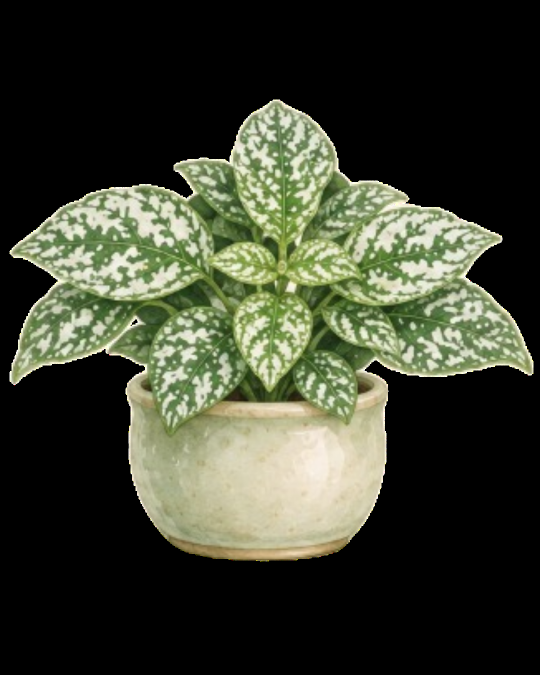
#> input picture frontend/src/assets/cebollita.png, 1080 x 1350 px (shown at 1/2 size)
$ python generar_planta.py
#> lines starting #> are read from the running program, lines starting #| are printed output that depends on the picture; after the words box and inside, x2 and y2 are one past the last pixel; in counts of white or black regions, pixels touching at a corner belong together
#> in main, img is the input picture: shape (1350, 1080, 4); mean B, G, R, A 47.4, 62.9, 59, 90.4
"""Genera las variantes de Cebollita segun el estado que estima el modelo.

A partir de src/assets/cebollita.png (la ilustracion original) deforma las hojas
y cambia el color para obtener las cuatro versiones que usa la pagina:

    bien, luz, agua, mal  ->  src/assets/plant/<estado>.webp

Uso (necesita pillow, numpy y opencv-python-headless):
    python scripts/generar_planta.py
"""

from pathlib import Path

import cv2
import numpy as np

ROOT = Path(__file__).resolve().parent.parent
SRC = ROOT / "src" / "assets" / "cebollita.png"
OUT = ROOT / "src" / "assets" / "plant"

POT_TOP = 750  # fila donde empieza la maceta
CENTER_X = 540  # eje de la planta
OUT_WIDTH = 720
# Se recorta el espacio vacio: la base de la maceta queda justo en el borde de abajo
# (asi la sombra del suelo se apoya ahi). Se agrega margen a los costados para las hojas caidas.
# Relacion final: 1200 x 984 (la usa el CSS de .plantstage__stage).
CROP_TOP, CROP_BOTTOM, PAD_X = 140, 1124, 60


def warp_leaves(img, scale_y=1.0, scale_x=1.0, sag=0.0, lean=0.0):
    """Deforma solo la parte de arriba (hojas) y la pega sobre la maceta original.

    scale_y < 1 aplasta las hojas, `sag` hace caer las puntas laterales (en px)
    y `lean` inclina la copa hacia un lado (en px en lo mas alto).
    """
    h, w = img.shape[:2]
    u, v = np.meshgrid(np.arange(w, dtype=np.float32), np.arange(h, dtype=np.float32))

    out_height = POT_TOP - v  # altura sobre la maceta en la imagen de salida
    side = np.abs(u - CENTER_X) / CENTER_X
    pushed = sag * side**1.6  # cuanto baja ese punto por el peso de la hoja
    src_height = (out_height + pushed) / scale_y
    src_y = POT_TOP - src_height
    lean_shift = lean * np.clip(src_height / (POT_TOP - 200), 0, 1) ** 1.5
    src_x = CENTER_X + (u - CENTER_X - lean_shift) / scale_x

    leaves = cv2.remap(
        img, src_x, src_y, cv2.INTER_LINEAR,
        borderMode=cv2.BORDER_CONSTANT, borderValue=(0, 0, 0, 0),
    )
    leaves[src_height <= 0] = 0  # solo hojas (lo que estaba sobre la maceta)

    base = img.copy()
    base[:POT_TOP] = 0  # maceta (y hojas que cuelgan delante) sin tocar
    # Las hojas caidas quedan por delante de la maceta.
    return alpha_over(leaves, base)


def alpha_over(top, bottom):
    """Compone `top` sobre `bottom` (ambos BGRA uint8)."""
    ta = top[..., 3:4].astype(np.float32) / 255
    ba = bottom[..., 3:4].astype(np.float32) / 255
    out_a = ta + ba * (1 - ta)
    rgb = (top[..., :3] * ta + bottom[..., :3] * ba * (1 - ta)) / np.maximum(out_a, 1e-6)
    return np.dstack([rgb, out_a * 255]).clip(0, 255).astype(np.uint8)


def leaf_mask(img):
    """Mascara suave de las hojas (verde + manchas blancas), sin la maceta."""
    hsv = cv2.cvtColor(img[..., :3], cv2.COLOR_BGR2HSV)
#> hsv: shape (1350, 1080, 3); mean H, S, V 13.5, 27.5, 63.5
    green = ((hsv[..., 0] > 28) & (hsv[..., 0] < 90) & (hsv[..., 1] > 55)).astype(np.uint8) * 255
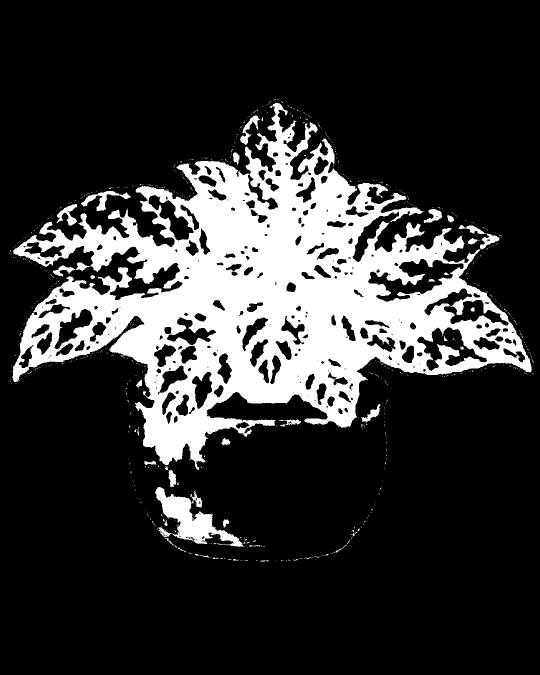
#> green: shape (1350, 1080) (shown at 1/2 size); 19.9% white; 732 white regions (696 under 20 px), largest, box (x1, y1, x2, y2) and area: (25, 206, 1064, 940) 274289, (310, 974, 486, 1094) 7463, (162, 382, 262, 422) 1159
    closed = cv2.morphologyEx(green, cv2.MORPH_CLOSE, cv2.getStructuringElement(cv2.MORPH_ELLIPSE, (31, 31)))
#> closed: shape (1350, 1080); 29.6% white; 34 white regions (27 under 20 px), largest, box (x1, y1, x2, y2) and area: (19, 199, 1068, 1123) 430142, (648, 1030, 739, 1111) 417, (258, 922, 272, 948) 115
    # Debajo del borde de la maceta el esmalte tambien es verdoso: solo el verde intenso.
    strong = ((hsv[..., 0] > 35) & (hsv[..., 0] < 85) & (hsv[..., 1] > 105)).astype(np.uint8) * 255
#> strong: shape (1350, 1080); 7.5% white; 274 white regions (151 under 20 px), largest, box (x1, y1, x2, y2) and area: (135, 337, 901, 803) 88685, (603, 422, 658, 494) 1639, (379, 685, 443, 775) 1569
    closed[POT_TOP - 10:] = strong[POT_TOP - 10:]
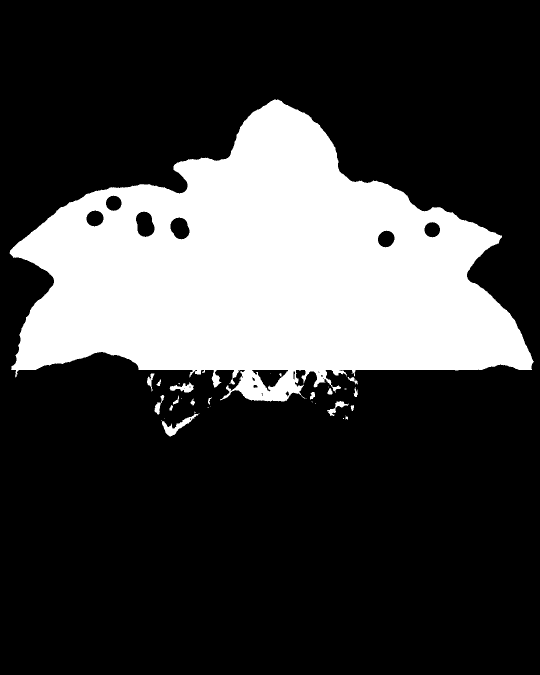
#> closed: shape (1350, 1080) (shown at 1/2 size); 25% white; 33 white regions (15 under 20 px), largest, box (x1, y1, x2, y2) and area: (19, 199, 1068, 803) 361807, (324, 826, 399, 873) 879, (339, 764, 388, 785) 500
    mask = cv2.GaussianBlur(closed, (0, 0), 3).astype(np.float32) / 255
    return mask * (img[..., 3] > 10)


def tint(img, hue_shift=0.0, sat=1.0, val=1.0, brown=0.0, seed=1):
    """Cambia el color solo de las hojas. `brown` agrega manchas secas."""
    mask = leaf_mask(img)
    hsv = cv2.cvtColor(img[..., :3], cv2.COLOR_BGR2HSV).astype(np.float32)
    hsv[..., 0] += hue_shift
    hsv[..., 1] *= sat
    hsv[..., 2] *= val
    if brown > 0:
        rng = np.random.default_rng(seed)
        noise = cv2.GaussianBlur(rng.random(img.shape[:2]).astype(np.float32), (0, 0), 14)
        noise = (noise - noise.min()) / (noise.max() - noise.min())
        # Puntas y bordes se secan primero: mas marron lejos del centro y arriba.
        yy, xx = np.mgrid[: img.shape[0], : img.shape[1]]
        edge = np.clip(np.abs(xx - CENTER_X) / CENTER_X * 0.7 + (POT_TOP - yy) / 600 * 0.3, 0, 1)
        dry = np.clip((noise * 1.1 + edge * 0.5 - 0.55) * 3, 0, 1) * brown
        hsv[..., 0] = hsv[..., 0] * (1 - dry) + 16 * dry  # hacia marron
        hsv[..., 1] = hsv[..., 1] * (1 - dry) + 120 * dry
        hsv[..., 2] = hsv[..., 2] * (1 - 0.35 * dry)
    hsv[..., 0] = np.clip(hsv[..., 0], 0, 179)
    hsv[..., 1:] = np.clip(hsv[..., 1:], 0, 255)
    rgb = cv2.cvtColor(hsv.astype(np.uint8), cv2.COLOR_HSV2BGR).astype(np.float32)
    out = img.copy()
    m = mask[..., None]
    out[..., :3] = (rgb * m + img[..., :3] * (1 - m)).astype(np.uint8)
    return out


def save(img, name):
#> called with name = 'bien'
    img = cv2.copyMakeBorder(img[CROP_TOP:CROP_BOTTOM], 0, 0, PAD_X, PAD_X, cv2.BORDER_CONSTANT, value=(0, 0, 0, 0))
#> img: shape (984, 1200, 4)
    h, w = img.shape[:2]
#> h = 984; w = 1200
    small = cv2.resize(img, (OUT_WIDTH, round(h * OUT_WIDTH / w)), interpolation=cv2.INTER_AREA)
    OUT.mkdir(parents=True, exist_ok=True)
    cv2.imwrite(str(OUT / f"{name}.webp"), small, [cv2.IMWRITE_WEBP_QUALITY, 88])
    print("ok", name)


def main():
    img = cv2.imread(str(SRC), cv2.IMREAD_UNCHANGED)

    # Estoy bien: la ilustracion original, con un poco mas de vida.
    save(tint(img, sat=1.08, val=1.03), "bien")

    # Preciso luz: hojas palidas y amarillentas, copa estirada e inclinada hacia la luz.
    pale = tint(img, hue_shift=-6, sat=0.62, val=1.1)
    save(warp_leaves(pale, scale_y=1.1, scale_x=0.97, sag=0, lean=55), "luz")
#> in warp_leaves, `leaves[src_height <= 0] = 0`:
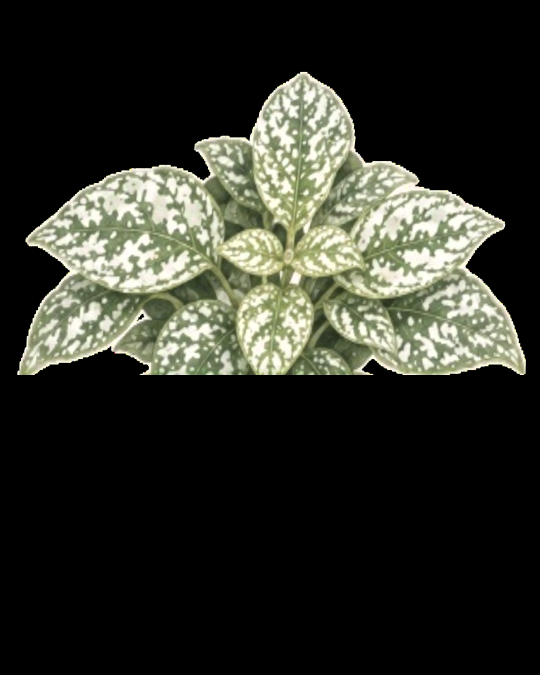
#> leaves: shape (1350, 1080, 4) (shown at 1/2 size); mean B, G, R, A 39.3, 47.5, 46, 65.2
#> call 2 of save, with name = 'luz'
#> in save (call 2), `small = cv2.resize(img, (OUT_WIDTH, round(h * OUT_WIDTH / w)), interpo..`:
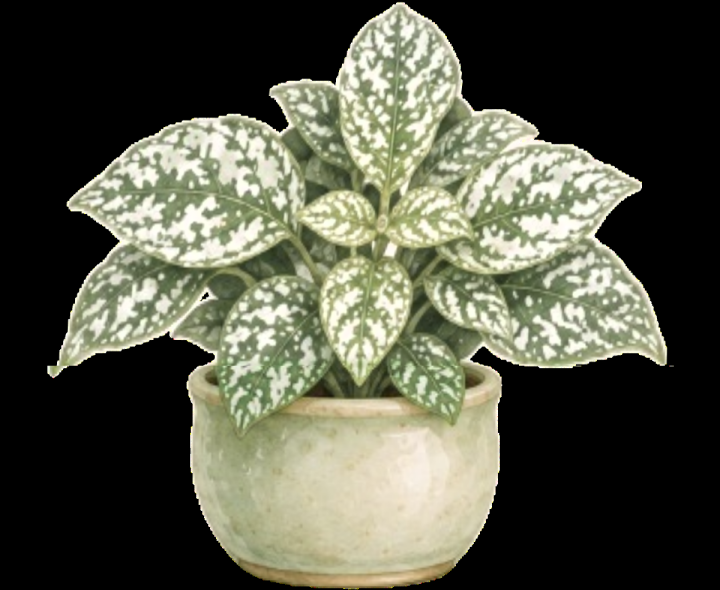
#> small: shape (590, 720, 4); mean of channels 0, 1, 2, 3 70.5, 85.7, 84.3, 116.7; drawn as B, G, R

    # Preciso agua: hojas caidas y apagadas.
    dull = tint(img, hue_shift=-4, sat=0.82, val=0.93, brown=0.25, seed=3)
#> call 3 of tint, with hue_shift = -4, sat = 0.82, val = 0.93, brown = 0.25, seed = 3
#> in tint (call 3), `hsv[..., 0] = np.clip(hsv[..., 0], 0, 179)`:
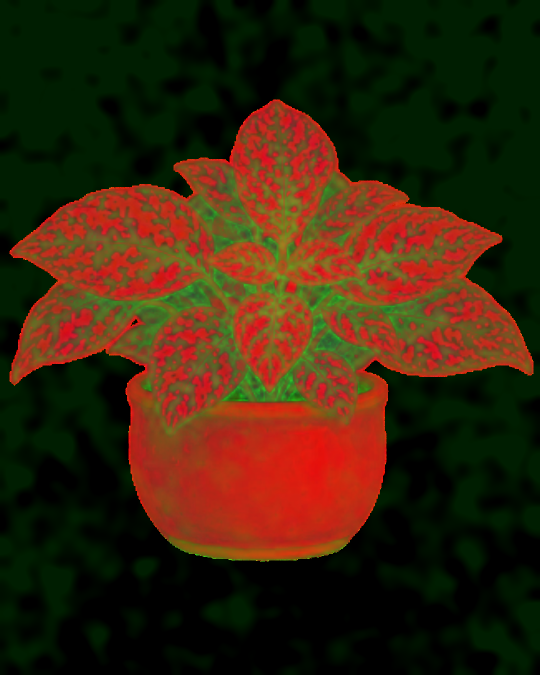
#> hsv: shape (1350, 1080, 3) float32 (shown at 1/2 size); mean B, G, R 11.5, 35.9, 57
    save(warp_leaves(dull, scale_y=0.8, scale_x=1.05, sag=210), "agua")
#> call 2 of warp_leaves, with scale_y = 0.8, scale_x = 1.05, sag = 210, lean = 0
#> in warp_leaves (call 2), `leaves[src_height <= 0] = 0`:
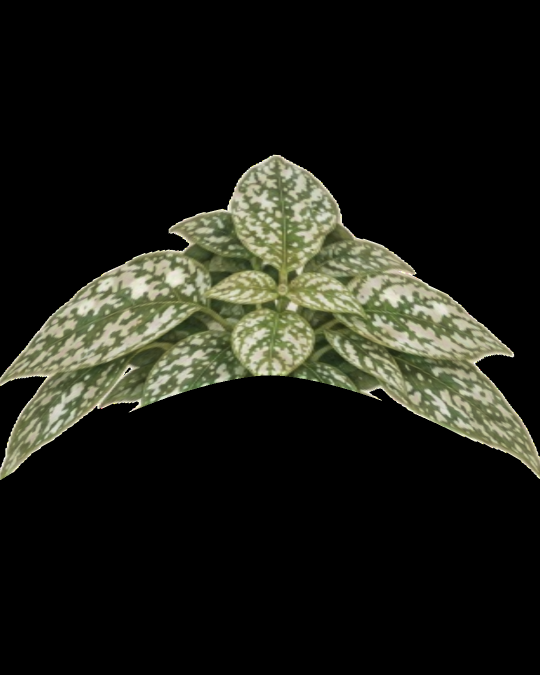
#> leaves: shape (1350, 1080, 4) (shown at 1/2 size); mean B, G, R, A 22.7, 30.4, 29.4, 51.3
#> in alpha_over (call 2), `rgb = (top[..., :3] * ta + bottom[..., :3] * ba * (1 - ta)) / np.maxim..`:
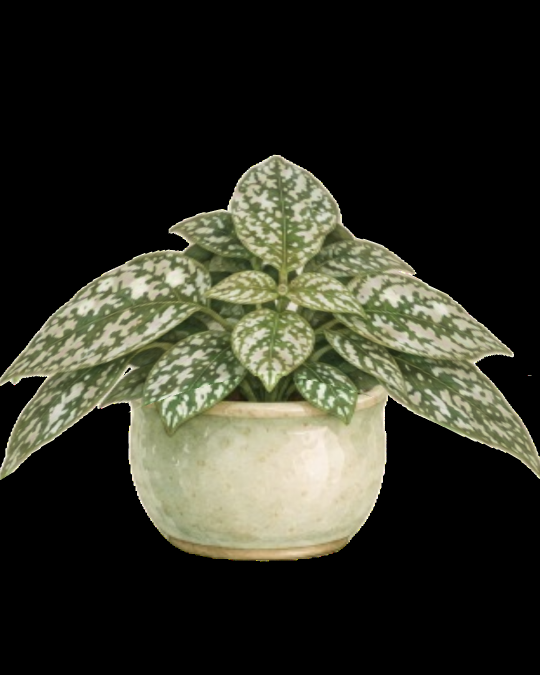
#> rgb: shape (1350, 1080, 3) float32 (shown at 1/2 size); mean B, G, R 39.2, 50.9, 50.2

    # Estoy mal: muy caida, grisacea y con hojas secas.
    sick = tint(img, hue_shift=-8, sat=0.5, val=0.8, brown=0.85, seed=7)
    save(warp_leaves(sick, scale_y=0.68, scale_x=1.08, sag=300), "mal")


if __name__ == "__main__":
    main()
